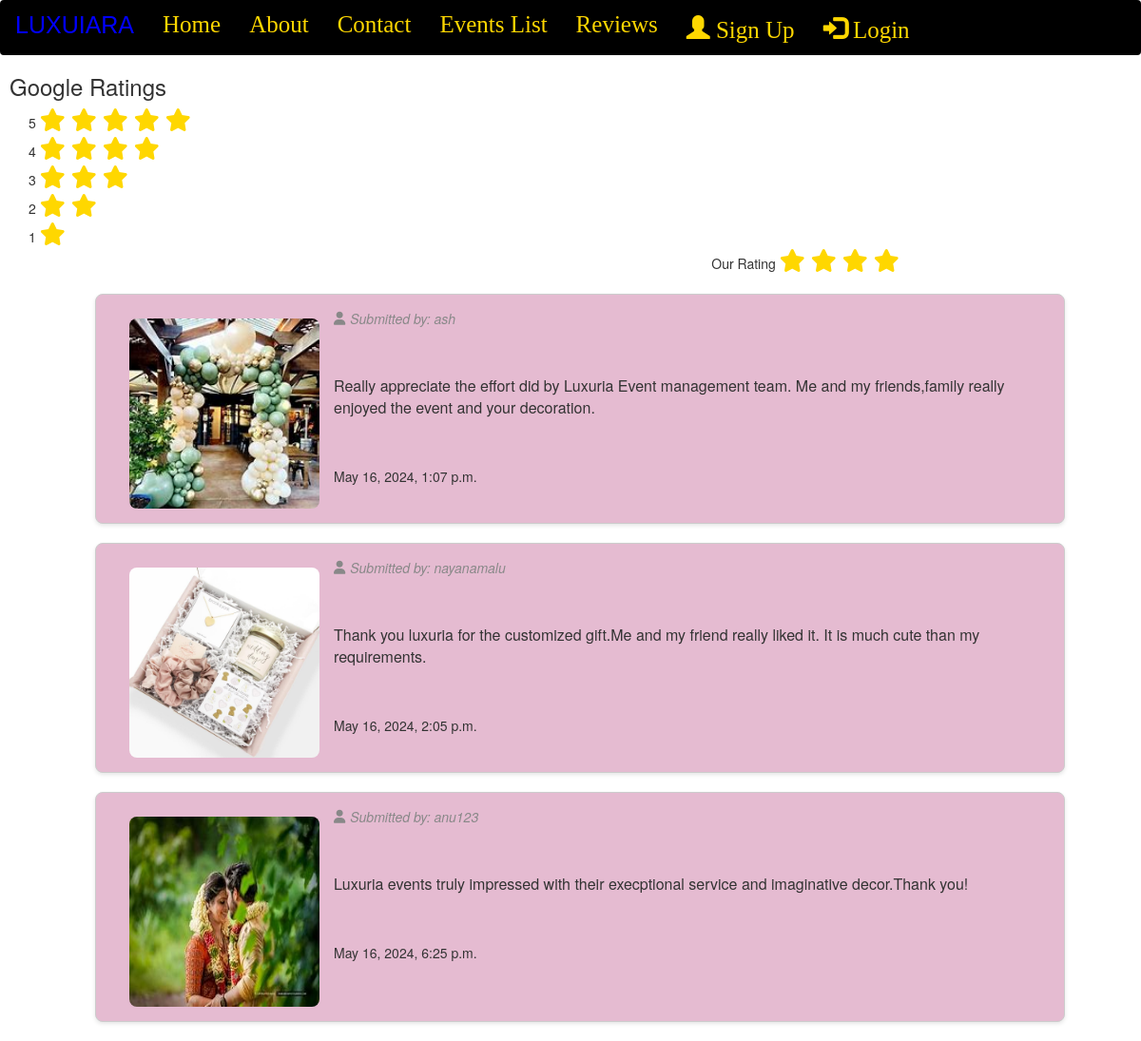
The page /feedback1/ on the database its author committed.
### myapp/models.py (models this page shows, shortened)
class Feedback(models.Model):
    content = models.TextField()
    image = models.ImageField(upload_to='feedback_images/', blank=True, null=True)
    created_at = models.DateTimeField(auto_now_add=True)
    created_by = models.ForeignKey(User, on_delete=models.CASCADE)

### myapp/views.py (the view)
# urls.py: path('feedback1/', views.feedback1, name='feedback1'),
def feedback1(request):
    feedbacks = Feedback.objects.all()
    return render(request, 'feedback1.html', {'feedbacks': feedbacks})

### templates/feedback1.html (shortened to what this page needs)
{% extends 'base.html' %}
{% load static %}
{% block content %}
<!DOCTYPE html>
<html lang="en">
<head>
   <link rel="stylesheet" href="https://cdnjs.cloudflare.com/ajax/libs/font-awesome/6.0.0-beta3/css/all.min.css">
</head>
<body>
<div class="rating-stars">
    <h3>Google Ratings</h3>
    <ul>
        <li> 5   {% for _ in "12345" %}<i class="fas fa-star"></i>{% endfor %}</li>
        <li> 4   {% for _ in "1234" %}<i class="fas fa-star"></i>{% endfor %}</li>
        <li> 3   {% for _ in "123" %}<i class="fas fa-star"></i>{% endfor %}</li>
        <li> 2   {% for _ in "12" %}<i class="fas fa-star"></i>{% endfor %}</li>
        <li> 1   {% for _ in "1" %}<i class="fas fa-star"></i>{% endfor %}</li>
        <li class="center"> Our Rating {% for _ in "1234" %}<i class="fas fa-star"></i>{% endfor %}</i></li>
    </ul>
</div><br><br>
{% for feedback in feedbacks %}
    <div class="feedback-container">
        <img src="{{ feedback.image.url }}" class="feedback-image" alt="Feedback Image">
        <div>
            <p class="submitted-by">
                <i class="fas fa-user user-icon"></i>
                Submitted by: {{ feedback.created_by.username }}
            </p><br><br>
            <p class="feedback-content">{{ feedback.content }}</p><br><br>
            <p class="feedback-date">{{ feedback.created_at }}</p>
        </div>
    </div>
{% endfor %}
</body>
</html>
{% endblock %}

### templates/feedback1.html (style rules this page uses)
.feedback-container { border: 1px solid #ccc; border-radius: 8px; padding: 15px; background-color:#E5BBD1; margin-bottom: 20px; box-shadow: 0 2px 4px rgba(0, 0, 0, 0.1); width:85%; padding-left:35px; margin-left:100px; overflow: hidden; position: relative; }
.feedback-content { margin-bottom: 10px; font-size: 16px; }
.feedback-image { width: 200px; height: 200px; border-radius: 8px; margin-top: 10px; float: left; margin-right: 15px; }
.submitted-by { font-style: italic; color: #888; font-size: 14px; display: flex; align-items: center; }
.user-icon { margin-right: 5px; color: #888; }
.rating-stars { margin-top: 20px; }
.rating-stars h3 { margin-bottom: 10px; margin-left:10px; }
.rating-stars ul { list-style: none; padding: 0; margin-left :20px; }
.rating-stars li { margin-bottom: 5px; margin-left:10px; }
.rating-stars i { color: #ffd700; font-size: 24px; margin-right: 6px; }
.center { position: absolute; top: 25%; left: 70%; transform: translate(-50%, -50%); }

### rows shown on the page
Feedback: image (picture), created_by.username "ash", content "Really appreciate the effort did by Luxuria Event management team. Me and my friends,family really enjoyed the event and your decoration.", created_at "May 16, 2024, 1:07 p.m."
Feedback: image (picture), created_by.username "nayanamalu", content "Thank you luxuria for the customized gift.Me and my friend really liked it. It is much cute than my requirements.", created_at "May 16, 2024, 2:05 p.m."
Feedback: image (picture), created_by.username "anu123", content "Luxuria events truly impressed with their execptional service and imaginative decor.Thank you!", created_at "May 16, 2024, 6:25 p.m."
